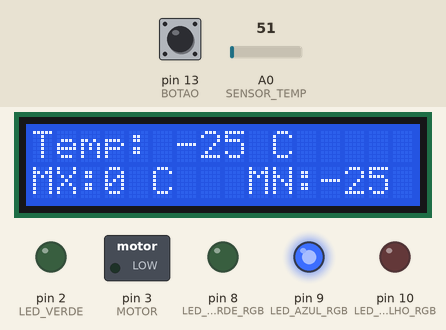
A sketch run on a simulated Arduino Uno, built with avr-gcc and run on an emulated ATmega328P. Shown: 16×2 character LCD, switched loads named in the sketch (green lamp = pin HIGH), output pins drawn as LEDs (lit = HIGH). The inputs (shaded band) are chosen by the test bench; at power-on: pin 13 (BOTAO) LOW, A0 (SENSOR_TEMP) = 51.

Above: at 2.6 s.
2.7 s: pin 13 (BOTAO) pulled HIGH for 0.65 s
At 5.0 s:
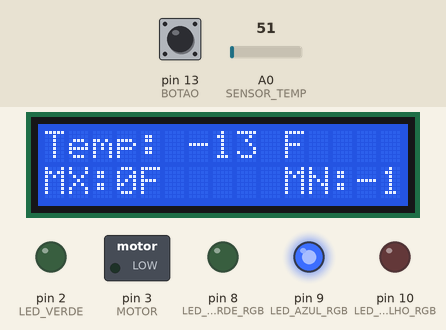
6.7 s: A0 (SENSOR_TEMP) set to 105
At 9.0 s:
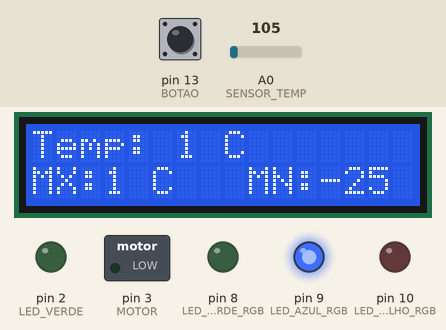
10.9 s: A0 (SENSOR_TEMP) set to 116
At 12.8 s:
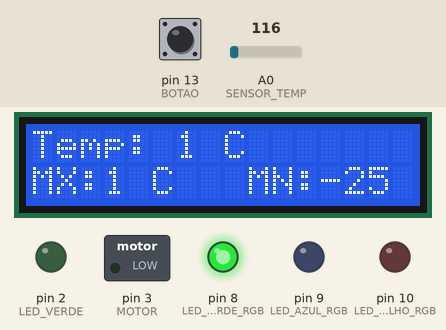
15.1 s: pin 13 (BOTAO) pulled HIGH for 3.2 s
At 19.0 s:
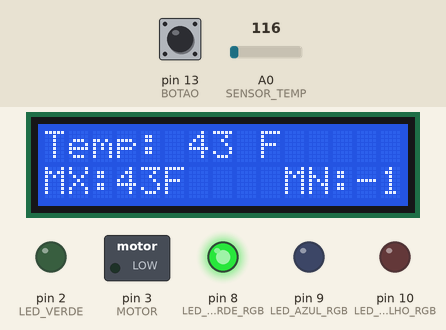
21.3 s: A0 (SENSOR_TEMP) set to 112
At 25.1 s:
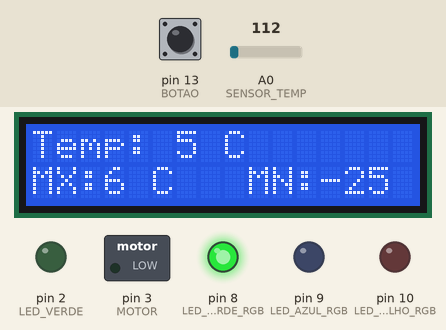
Timing chart, 0 to 26.5 s (numbered marks = the images above; inputs shaded):
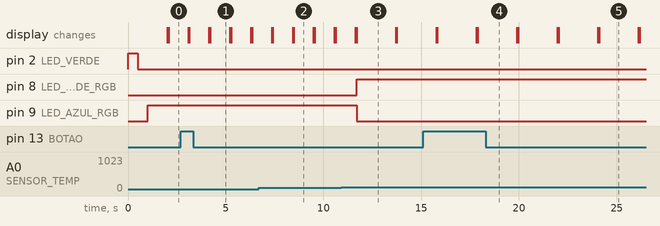

Measured:
- the behaviour switches between 109 and 110 on A0 (SENSOR_TEMP) (found by bisection; images 2 and 3)
- after the input at 2.7 s, the display: first differs from a run without the input after 1.4 s (image 1 shows a later state)
- after the input at 6.7 s, the display: first differs from a run without the input after 1.8 s (image 2)
- after the input at 10.9 s, pin 8 (LED_VERDE_RGB): LOW → HIGH after 0.79 s; pin 9 (LED_AZUL_RGB): HIGH → LOW after 0.79 s
- after the input at 15.1 s, the display: first differs from a run without the input after 2.7 s (image 4 shows a later state)
- after the input at 21.3 s, the display: first differs from a run without the input after 2.8 s (image 5)
- what the display in image 1 shows lasts 1.0 s, from 4.2 s to 5.2 s

The sketch:

projeto_eletronica1.ino
```cpp
#include <LiquidCrystal.h>
LiquidCrystal LCD(12,11,7,6,5,4);  // Inicializa a biblioteca LCD e define quais pinos digitais serão usados para a entrada do LCD


// inicialização de variáveis que serão utilizadas

int estadoBotao = 0;
float sensor = 0;
float temp_Celsius = 0;
float temp_Fahrenheit = 0;
float maxC = 0;
float maxF = 0;
float minF = 0;
float minC = 0 ;


// Atribuição de valores para as portas usadas

#define SENSOR_TEMP A0
#define LED_VERDE 2
#define MEIO_SEGUNDO 500
#define UM_SEGUNDO 1000
#define MOTOR 3
#define LED_VERMELHO_RGB 10
#define LED_AZUL_RGB 9
#define LED_VERDE_RGB 8
#define BOTAO 13


void setup()
{
    Serial.begin(9600);  // comunicação com o monitor Serial
  	iniciaPortas();	 // inicia todas as portas (digitais e analógicas do projeto)
  	acendeled_Inicializacao();  //liga o led verde ao iniciar o dispositivo
  	LCD.clear();  // limpa a tela do LCD

}


void loop()
{
    leitura_Temperatura();  // função que será repetida dentro do codigo

}


  // Define quais portas serão de entrad ou saída de dados
void iniciaPortas(){

   pinMode(SENSOR_TEMP ,INPUT);
   pinMode(LED_VERDE,OUTPUT);
   pinMode(LED_VERMELHO_RGB,OUTPUT);
   pinMode(LED_AZUL_RGB,OUTPUT);
   pinMode(LED_VERDE_RGB,OUTPUT);
   pinMode(MOTOR,OUTPUT);
   pinMode(BOTAO,INPUT);

  }
void leitura_Temperatura(){


	sensor = analogRead(SENSOR_TEMP);  //leitura do sensor
    temp_Celsius = map(((analogRead(SENSOR_TEMP) - 20) * 3.04), 0, 1023, -40, 125); // conversao dos valores lidos na porta analogica em valores de escla temperatura
    temp_Fahrenheit = ((temp_Celsius*9+160)/5);
	led_Rgb(temp_Celsius); // chama a função led_Rgb para indicar intervalos de temperaturas críticos
  	checa_Botao(BOTAO);  // chama a função de verificção do estado do botao
  	ligaMotor(temp_Celsius);  // função para ligar o Motor quando necessário

}


   // Acende o lerde Verde ao inicializar o dispositivo
void acendeled_Inicializacao(){

  	digitalWrite(LED_VERDE,HIGH);
    delay(MEIO_SEGUNDO);
  	digitalWrite(LED_VERDE,LOW);
    delay(MEIO_SEGUNDO);

}


   // Caso o botão não esteja pressionado, será chamado essa função

void saida_LcdCelsius(float temperaturaCelsius){

    LCD.begin(16,2);
  	LCD.setCursor(0,0);
  	LCD.print("Temp: ");
    LCD.print(temperaturaCelsius,0);
	LCD.print(" C");


    if (minC == 0){minC = temperaturaCelsius; }
	if (temperaturaCelsius > maxC) {
      maxC = temperaturaCelsius;
    }

    if (temperaturaCelsius < minC) {
      minC = temperaturaCelsius;
    }


    //Mostrando a temperatura máxima
  	LCD.setCursor(0,1);    //(coluna, linha)
 	LCD.print("MX:");
    LCD.print(maxC,0);
	LCD.print(" C");


    //Mostrando a temperatura mínima
  	LCD.setCursor(9,1);
 	LCD.print("MN:");
    LCD.print(minC,0);
	LCD.print(" C");

}


   //indicar intervalos de temperaturas críticos

void led_Rgb(float temperatura){

  if ((temperatura > -40) && (temperatura <= 3)){

  		digitalWrite(LED_AZUL_RGB,HIGH);
    	digitalWrite(LED_VERDE_RGB,LOW);
    	digitalWrite(LED_VERMELHO_RGB,LOW);
  }


   else if ((temperatura > 3) &&(temperatura <= 45) ){

   		digitalWrite(LED_VERDE_RGB,HIGH);
     	digitalWrite(LED_VERMELHO_RGB,LOW);
     	digitalWrite(LED_AZUL_RGB,LOW);
    	delay(UM_SEGUNDO);

   }


  else if((temperatura > 45) &&  (temperatura <= 125)){

      digitalWrite(LED_VERMELHO_RGB,HIGH);
      digitalWrite(LED_VERDE_RGB,LOW);
      digitalWrite(LED_AZUL_RGB,LOW);
      delay(UM_SEGUNDO);

  }
}

void ligaMotor(float temperatura){

    if (temperatura >= 35){

      digitalWrite(MOTOR, HIGH);

    }

     else (digitalWrite(MOTOR,LOW));

  }


  //Verifica se o Botao está apertado ou não, caso seja mantido pressionado, será mostrado outro sistema de medição de temperatura (F), caso não esteja, será mostrado os valores em Graus (C)

void  checa_Botao(int botao)  {
  	int estado_Botao = digitalRead(botao); // Verifica se o botão foi pressionado
    delay(UM_SEGUNDO);


    if (estado_Botao == 0){
      	LCD.clear();

        saida_LcdCelsius(temp_Celsius);
    }

    if(estado_Botao ==1){
     	LCD.clear();

        saida_LcdFahrenheit(temp_Fahrenheit);

    }
}


  // Caso o botão esteja pressionado, esta função sera chamada

void saida_LcdFahrenheit(float temperaturaFahrenheit){

    LCD.begin(15,2);
  	LCD.setCursor(0,0);
  	LCD.print("Temp: ");
    LCD.print(temperaturaFahrenheit,0);
	LCD.print(" F");


  if (minF == 0) {minF = temperaturaFahrenheit;}
	if (temperaturaFahrenheit > maxF) {
      maxF = temperaturaFahrenheit;
    }

    if (temperaturaFahrenheit < minF) {
      minF = temperaturaFahrenheit;
    }


    //Mostrando a temperatura máxima
  	LCD.setCursor(0,1);    //(coluna, linha)
 	LCD.print("MX:");
    LCD.print(maxF,0);
	LCD.print("F");


    //Mostrando a temperatura mínima
  	LCD.setCursor(10,1);
 	LCD.print("MN:");
    LCD.print(minF,0);
	LCD.print("F");

}


  
```
